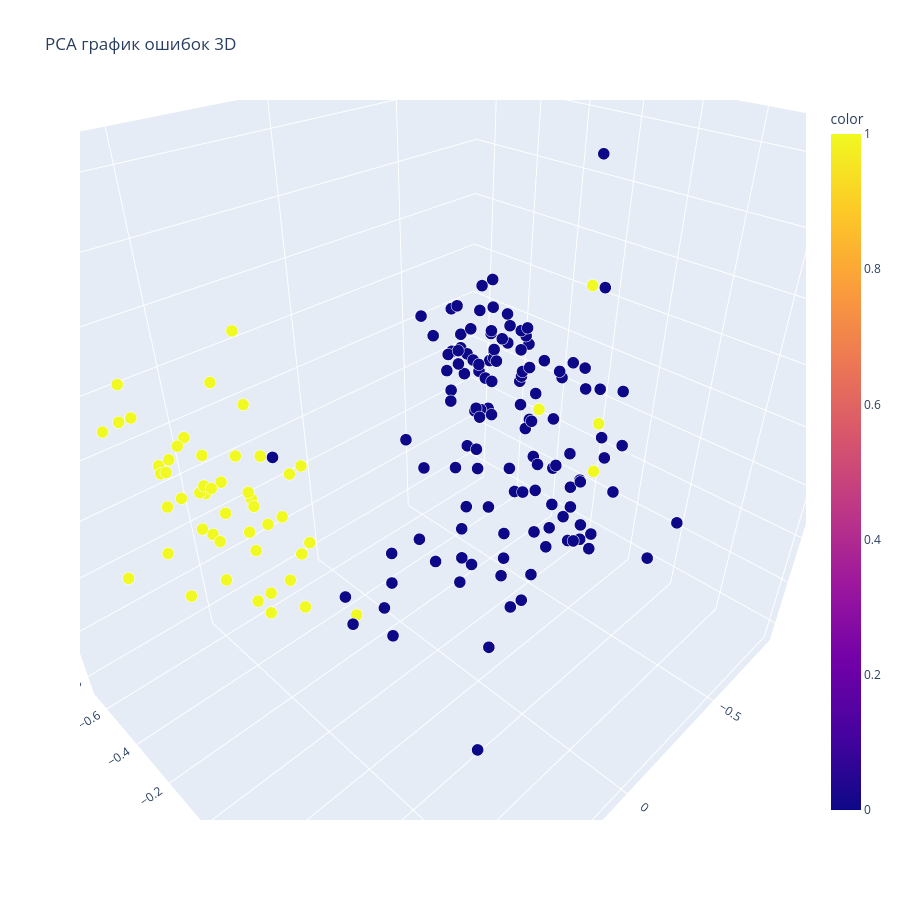

Source (notebook cell):
### Code cell
ACCURACY_SCORE_MY_SOLUTION(pred_k, [0,2,1], [10, 20, 30])

### Figure 1 — Plotly figure (JSON) as saved in the notebook; plotly's stock layout.template omitted (floating-point values rounded to 4 significant figures; data arrays with more than 128 entries replaced by an {"elided": "..."} marker saying what was removed)
{"data": [{"hovertemplate": "PC 1=%{x}<br>PC 2=%{y}<br>PC 3=%{z}<br>size=%{marker.size}<br>color=%{marker.color}<extra></extra>", "legendgroup": "", "marker": {"color": {"elided": "178 int values"}, "coloraxis": "coloraxis", "opacity": 1, "size": {"elided": "178 float values"}, "sizemode": "area", "sizeref": 0.00025, "symbol": "circle"}, "mode": "markers", "name": "", "scene": "scene", "showlegend": false, "type": "scatter3d", "x": {"elided": "178 float values"}, "y": {"elided": "178 float values"}, "z": {"elided": "178 float values"}}], "layout": {"coloraxis": {"colorbar": {"title": {"text": "color"}}, "colorscale": [[0, "#0d0887"], [0.1111, "#46039f"], [0.2222, "#7201a8"], [0.3333, "#9c179e"], [0.4444, "#bd3786"], [0.5556, "#d8576b"], [0.6667, "#ed7953"], [0.7778, "#fb9f3a"], [0.8889, "#fdca26"], [1, "#f0f921"]]}, "height": 900, "legend": {"itemsizing": "constant", "tracegroupgap": 0}, "scene": {"aspectmode": "auto", "aspectratio": {"x": 1.087, "y": 0.8832, "z": 1.042}, "camera": {"center": {"x": 0, "y": 0, "z": 0}, "eye": {"x": 0.8621, "y": 0.8621, "z": 0.8621}, "projection": {"type": "perspective"}, "up": {"x": 0, "y": 0, "z": 1}}, "domain": {"x": [0, 1], "y": [0, 1]}, "xaxis": {"title": {"text": "PC 1"}, "type": "linear"}, "yaxis": {"title": {"text": "PC 2"}, "type": "linear"}, "zaxis": {"title": {"text": "PC 3"}, "type": "linear"}}, "title": {"text": "PCA график ошибок 3D"}, "width": 900}}
